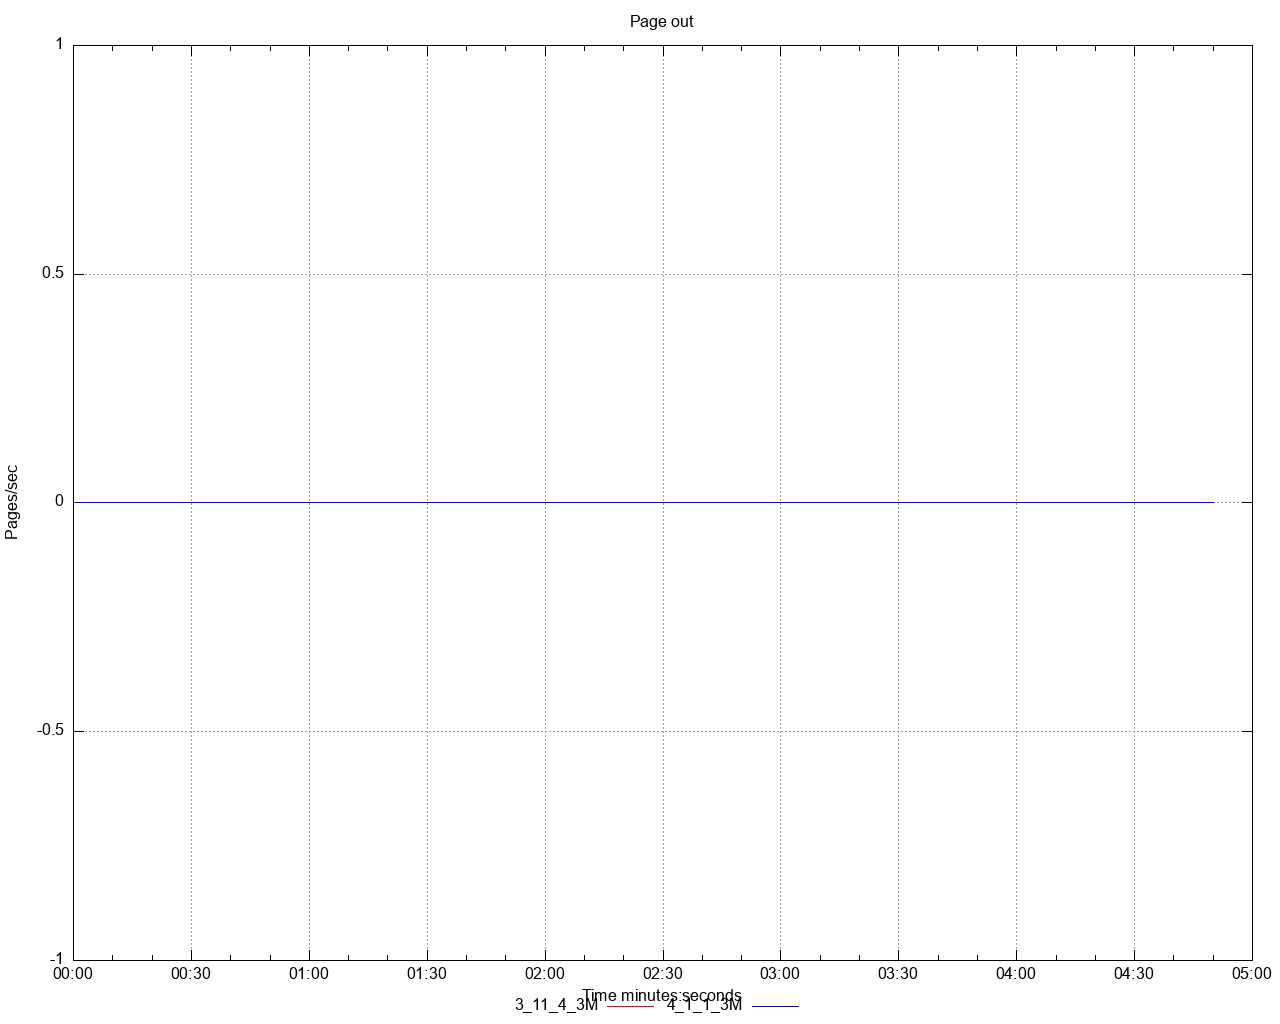

This chart was generated by the following gnuplot code:
set title 'Page out' noenhanced
set style data lines
set datafile separator ","
set terminal png size 1280,1024
set grid
set key below
set xdata time
set timefmt "%s"
offset = 0
t0(x)=(offset=($0==0) ? x : offset, x - offset)
set xlabel 'Time minutes:seconds'
set ylabel 'Pages/sec'
set output '/Users/ahmet.mircik/simulator/tests/report_3M/dstat/page_out_A3.png'
plot \
   '/Users/ahmet.mircik/simulator/tests/report_3M/data/page_out_A3_1.data' using (t0(timecolumn(1))):2 title "3_11_4_3M" noenhanced lt rgb "red", \
   '/Users/ahmet.mircik/simulator/tests/report_3M/data/page_out_A3_2.data' using (t0(timecolumn(1))):2 title "4_1_1_3M" noenhanced lt rgb "blue", \
